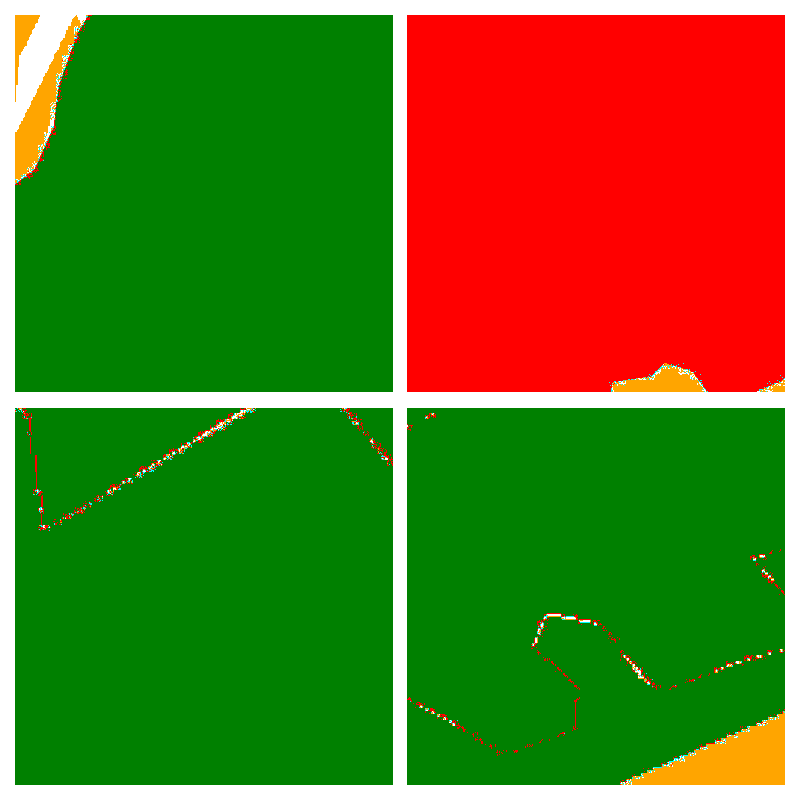
#> input picture logs/drsk_512x256_5class_20240118_1932/masks-2.png, 800 x 800 px, given as the content of the folder ../images/inpainting/, which was not available
$ python explore.py
#> lines starting #> are read from the running program, lines starting #| are printed output that depends on the picture; pictures that were not available may be replaced by others from this repository, and a replacement may not be noted
# %%
import os
from PIL import Image
import numpy as np

# Specify the directory containing the mask images
mask_dir = '../images/inpainting/'

# Get a list of all files in the directory
file_list = os.listdir(mask_dir)

# Iterate through the files
for filename in file_list:
    # Check if the file is a mask image (you might need to adjust the suffix)
    if filename.endswith('_mask.png'):
        # Construct the full path to the mask image
        mask_path = os.path.join(mask_dir, filename)

        try:
            # Load the mask image using PIL
            mask_image = Image.open(mask_path)

            # Convert the PIL image to a NumPy array
            mask_array = np.array(mask_image)

            # Find the unique class values in the mask array
            unique_classes = np.unique(mask_array)

            # Print the filename and the unique classes
            print(f"Unique classes in {filename}: {unique_classes}")

        except Exception as e:
            print(f"Error processing {filename}: {e}")
# %%
import os
import random
from PIL import Image
import numpy as np

# Specify the directory containing the mask images
mask_dir = '../../pathology-datasets/DRSK/full_dataset/dm-training-data'

# Get a list of all files in the directory
file_list = os.listdir(mask_dir)

# Filter for files ending with '.png'
mask_files = [f for f in file_list if f.endswith('_mask.png')]

# Check if there are any mask files
if not mask_files:
    print(f"No mask files found in: {mask_dir}")
else:
    # Select a random mask file
    random_mask_filename = random.choice(mask_files)

    # Construct the full path to the random mask image
    random_mask_path = os.path.join(mask_dir, random_mask_filename)

    try:
        # Load the mask image using PIL
        mask_image = Image.open(random_mask_path)

        # Convert the PIL image to a NumPy array
        mask_array = np.array(mask_image)

        # Find the unique class values in the mask array
        unique_classes = np.unique(mask_array)

        # Print the filename and the unique classes
        print(f"Unique classes in random mask '{random_mask_filename}': {unique_classes}")

    except Exception as e:
        print(f"Error processing {random_mask_filename}: {e}")
# %%
import os
import random
from PIL import Image
import numpy as np
import matplotlib.pyplot as plt

# --- Load the first mask ---
mask_dir1 = '../images/inpainting/'
file_list1 = os.listdir(mask_dir1)
mask_files1 = [f for f in file_list1 if f.endswith(('_mask.png', '.png'))] # Adjust suffix if needed
if mask_files1:
    mask_filename1 = random.choice(mask_files1)
    mask_path1 = os.path.join(mask_dir1, mask_filename1)
    try:
        mask1_pil = Image.open(mask_path1)
#> mask1_pil is the input picture: PIL image 800x800 RGBA; mean R, G, B, A 91, 114.9, 29.8, 255
        mask1 = np.array(mask1_pil)
        unique_classes1 = np.unique(mask1)
#> unique_classes1 = [0, 128, 165, 255]
        print(f"Unique classes in '{mask_filename1}': {unique_classes1}")
#| Unique classes in 'masks-2.png': [  0 128 165 255]
    except Exception as e:
        print(f"Error loading or processing '{mask_filename1}': {e}")
        mask1 = None
else:
    print(f"No suitable mask files found in: {mask_dir1}")
    mask1 = None

# --- Load the second mask ---
mask_dir2 = '../../pathology-datasets/DRSK/full_dataset/dm-training-data'
file_list2 = os.listdir(mask_dir2)
mask_files2 = [f for f in file_list2 if f.endswith('.png')]
if mask_files2:
    mask_filename2 = random.choice(mask_files2)
    mask_path2 = os.path.join(mask_dir2, mask_filename2)
    try:
        mask2_pil = Image.open(mask_path2)
        mask2 = np.array(mask2_pil)
        unique_classes2 = np.unique(mask2)
#> unique_classes2 = [0, 128, 165, 255]
        print(f"Unique classes in '{mask_filename2}': {unique_classes2}")
#| Unique classes in 'masks-2.png': [  0 128 165 255]
    except Exception as e:
        print(f"Error loading or processing '{mask_filename2}': {e}")
        mask2 = None
else:
    print(f"No mask files found in: {mask_dir2}")
    mask2 = None

# --- Analyze the differences ---
print("\n--- Analyzing Differences Between the Masks ---")

if mask1 is not None and mask2 is not None:
    # 1. Shape
    print(f"Shape of mask from '{mask_dir1}': {mask1.shape}")
#| Shape of mask from '../images/inpainting/': (800, 800, 4)
    print(f"Shape of mask from '{mask_dir2}': {mask2.shape}")
#| Shape of mask from '../../pathology-datasets/DRSK/full_dataset/dm-training-data': (800, 800, 4)
    if mask1.shape != mask2.shape:
        print("-> The masks have different shapes (dimensions).")
    else:
        print("-> The masks have the same shape.")

    # 2. Data Type
    print(f"Data type of mask from '{mask_dir1}': {mask1.dtype}")
#| Data type of mask from '../images/inpainting/': uint8
    print(f"Data type of mask from '{mask_dir2}': {mask2.dtype}")
#| Data type of mask from '../../pathology-datasets/DRSK/full_dataset/dm-training-data': uint8
    if mask1.dtype != mask2.dtype:
        print("-> The masks have different data types (e.g., uint8, int32).")
    else:
        print("-> The masks have the same data type.")

    # 3. Pixel Value Range and Distribution (beyond unique classes)
    print(f"Min/Max pixel value in mask from '{mask_dir1}': {mask1.min()}/{mask1.max()}")
#| Min/Max pixel value in mask from '../images/inpainting/': 0/255
    print(f"Min/Max pixel value in mask from '{mask_dir2}': {mask2.min()}/{mask2.max()}")
#| Min/Max pixel value in mask from '../../pathology-datasets/DRSK/full_dataset/dm-training-data': 0/255

    # Visualize pixel value distributions (histograms)
    plt.figure(figsize=(12, 4))
    plt.subplot(1, 2, 1)
    plt.hist(mask1.flatten(), bins=50, color='skyblue', edgecolor='black')
    plt.title(f'Pixel Value Distribution - {os.path.basename(mask_path1)}')
    plt.xlabel('Pixel Value')
    plt.ylabel('Frequency')

    plt.subplot(1, 2, 2)
    plt.hist(mask2.flatten(), bins=50, color='lightcoral', edgecolor='black')
    plt.title(f'Pixel Value Distribution - {os.path.basename(mask_path2)}')
    plt.xlabel('Pixel Value')
    plt.ylabel('Frequency')
    plt.tight_layout()
    plt.show()
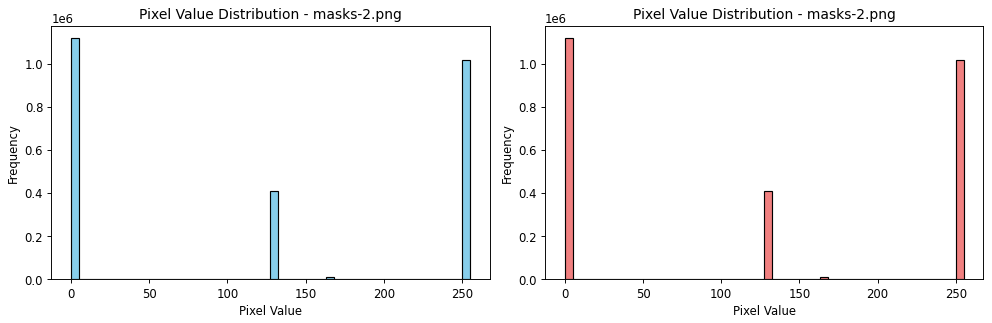
#> figure drawn by matplotlib, 2 panels; panel 1: tallest bar 1119534 high, from x = 0 to 5.1; panel 2: tallest bar 1119534 high, from x = 0 to 5.1

    # 4. Number of Channels (if applicable)
    if mask1.ndim == 3 and mask2.ndim == 3:
        print(f"Number of channels in mask from '{mask_dir1}': {mask1.shape[2]}")
#| Number of channels in mask from '../images/inpainting/': 4
        print(f"Number of channels in mask from '{mask_dir2}': {mask2.shape[2]}")
#| Number of channels in mask from '../../pathology-datasets/DRSK/full_dataset/dm-training-data': 4
        if mask1.shape[2] != mask2.shape[2]:
            print("-> The masks have a different number of channels.")
        else:
            print("-> The masks have the same number of channels.")
    elif mask1.ndim == 3 or mask2.ndim == 3:
        print("-> The masks have a different number of dimensions, one might be grayscale and the other color.")
    else:
        print("-> Both masks appear to be grayscale (2D).")

    # 5. Visual Inspection
    plt.figure(figsize=(10, 5))
    plt.subplot(1, 2, 1)
    plt.imshow(mask1)
    plt.title(os.path.basename(mask_path1))
    plt.colorbar()

    plt.subplot(1, 2, 2)
    plt.imshow(mask2)
    plt.title(os.path.basename(mask_path2))
    plt.colorbar()
    plt.tight_layout()
    plt.show()
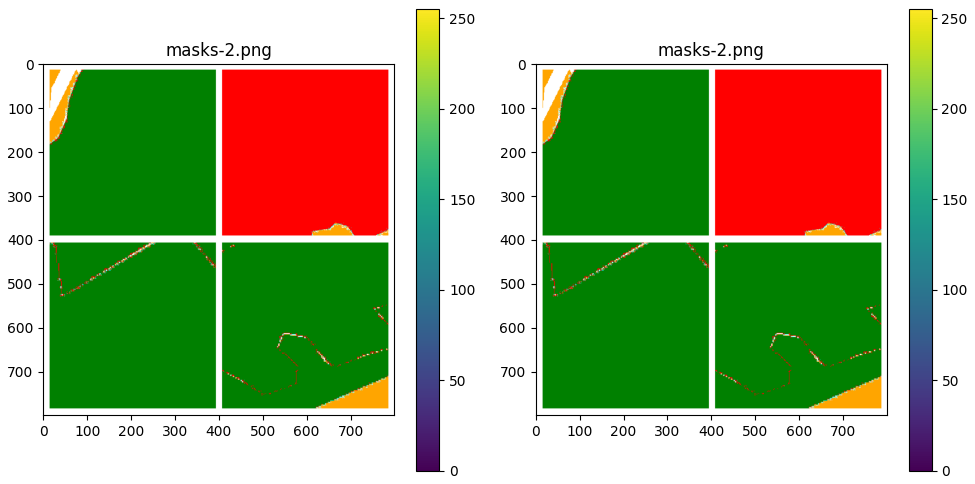
#> figure drawn by matplotlib, 4 panels

else:
    print("Could not load both masks for comparison.")
# %%
import os
import random
from PIL import Image
import numpy as np
import matplotlib.pyplot as plt

# --- Load the first image ---
image_dir1 = '../images/inpainting/'
file_list1 = os.listdir(image_dir1)
image_files1 = [f for f in file_list1 if f.endswith('_mask.png')]
if image_files1:
    image_filename1 = random.choice(image_files1)
    image_path1 = os.path.join(image_dir1, image_filename1)
    try:
        image1_pil = Image.open(image_path1)
        image1 = np.array(image1_pil)
        print(f"Loaded image from '{image_filename1}'")
    except Exception as e:
        print(f"Error loading or processing '{image_filename1}': {e}")
        image1 = None
else:
    print(f"No suitable image files found in: {image_dir1}")
    image1 = None

# --- Load the second image ---
# image_dir2 = '../../pathology-datasets/DRSK/full_dataset/dm-training-data'
image_dir2 = '../logs/model_full_05'
file_list2 = os.listdir(image_dir2)
image_files2 = [f for f in file_list2 if f.startswith('masks-')]
if image_files2:
    image_filename2 = random.choice(image_files2)
    image_path2 = os.path.join(image_dir2, image_filename2)
    try:
        image2_pil = Image.open(image_path2)
        image2 = np.array(image2_pil)
        print(f"Loaded image from '{image_filename2}'")
    except Exception as e:
        print(f"Error loading or processing '{image_filename2}': {e}")
        image2 = None
else:
    print(f"No suitable image files found in: {image_dir2}")
    image2 = None

# --- Analyze the differences ---
print("\n--- Analyzing Differences Between the Images ---")

if image1 is not None and image2 is not None:
    # 1. Shape
    print(f"Shape of image from '{image_dir1}': {image1.shape}")
    print(f"Shape of image from '{image_dir2}': {image2.shape}")
    if image1.shape != image2.shape:
        print("-> The images have different shapes (dimensions).")
    else:
        print("-> The images have the same shape.")

    # 2. Data Type
    print(f"Data type of image from '{image_dir1}': {image1.dtype}")
    print(f"Data type of image from '{image_dir2}': {image2.dtype}")
    if image1.dtype != image2.dtype:
        print("-> The images have different data types (e.g., uint8, float32).")
    else:
        print("-> The images have the same data type.")

    # 3. Pixel Value Range and Distribution
    print(f"Min/Max pixel value in image from '{image_dir1}': {image1.min()}/{image1.max()}")
    print(f"Min/Max pixel value in image from '{image_dir2}': {image2.min()}/{image2.max()}")

    # Visualize pixel value distributions (histograms) for each channel
    num_channels1 = image1.shape[2] if image1.ndim == 3 else 1
    num_channels2 = image2.shape[2] if image2.ndim == 3 else 1

    plt.figure(figsize=(14, 5))

    for i in range(num_channels1):
        plt.subplot(2, num_channels1, i + 1)
        if image1.ndim == 3:
            plt.hist(image1[:, :, i].flatten(), bins=50, color=f'C{i}', edgecolor='black', alpha=0.7)
        else:
            plt.hist(image1.flatten(), bins=50, color='skyblue', edgecolor='black', alpha=0.7)
        plt.title(f'{os.path.basename(image_path1)} - Channel {i+1 if image1.ndim == 3 else ""}')
        plt.xlabel('Pixel Value')
        plt.ylabel('Frequency')

    for i in range(num_channels2):
        plt.subplot(2, num_channels2, num_channels1 + i + 1)
        if image2.ndim == 3:
            plt.hist(image2[:, :, i].flatten(), bins=50, color=f'C{i}', edgecolor='black', alpha=0.7)
        else:
            plt.hist(image2.flatten(), bins=50, color='lightcoral', edgecolor='black', alpha=0.7)
        plt.title(f'{os.path.basename(image_path2)} - Channel {i+1 if image2.ndim == 3 else ""}')
        plt.xlabel('Pixel Value')
        plt.ylabel('Frequency')

    plt.tight_layout()
    plt.show()

    # 4. Number of Channels
    print(f"Number of dimensions for image from '{image_dir1}': {image1.ndim}")
    print(f"Number of dimensions for image from '{image_dir2}': {image2.ndim}")
    if image1.ndim == 3 and image2.ndim == 3:
        print(f"Number of channels in image from '{image_dir1}': {image1.shape[2]}")
        print(f"Number of channels in image from '{image_dir2}': {image2.shape[2]}")
        if image1.shape[2] != image2.shape[2]:
            print("-> The images have a different number of channels.")
        else:
            print("-> The images have the same number of channels.")
    elif image1.ndim != image2.ndim:
        print("-> The images have a different number of dimensions, one might be grayscale and the other color.")
    else:
        print("-> Both images appear to be grayscale (2D).")

    # 5. Visual Inspection
    plt.figure(figsize=(10, 5))
    plt.subplot(1, 2, 1)
    plt.imshow(image1)
    plt.title(os.path.basename(image_path1))

    plt.subplot(1, 2, 2)
    plt.imshow(image2)
    plt.title(os.path.basename(image_path2))
    plt.tight_layout()
    plt.show()

else:
    print("Could not load both images for comparison.")
# %%
from types import SimpleNamespace
import json
import yaml

def dict_to_namespace(d):
    json_str = json.dumps(d)
    return json.loads(json_str, object_hook=lambda d: SimpleNamespace(**d))

# Test YAML with different nesting levels
test_yaml = """
level1:
  level2:
    level3:
      level4:
        level5:
          value: "deep"
          array: [1,2,3]
          nested:
            even_deeper: true
simple: "top"
"""

def test_nesting():
    config = yaml.safe_load(test_yaml)
    ns = dict_to_namespace(config)

    # Test access at different levels
    print(ns.simple)  # top level
    print(ns.level1.level2.level3.level4.level5.value)  # deep nesting
    print(ns.level1.level2.level3.level4.level5.nested.even_deeper)  # deepest
    print(ns.level1.level2.level3.level4.level5.array)  # array access

if __name__ == "__main__":
    test_nesting()
# %%
import pandas as pd
import matplotlib.pyplot as plt
from shapely.wkt import loads
from shapely.geometry import MultiPolygon, Polygon

# [28 lines left out: function visualize_tissue_patch, not called in this run]

# Read CSV and visualize first patch
#> (the run stopped early here; a loop or call above may not have finished)

$ run again, on logs/drsk_512x256_5class_20240118_1932/masks-3.png
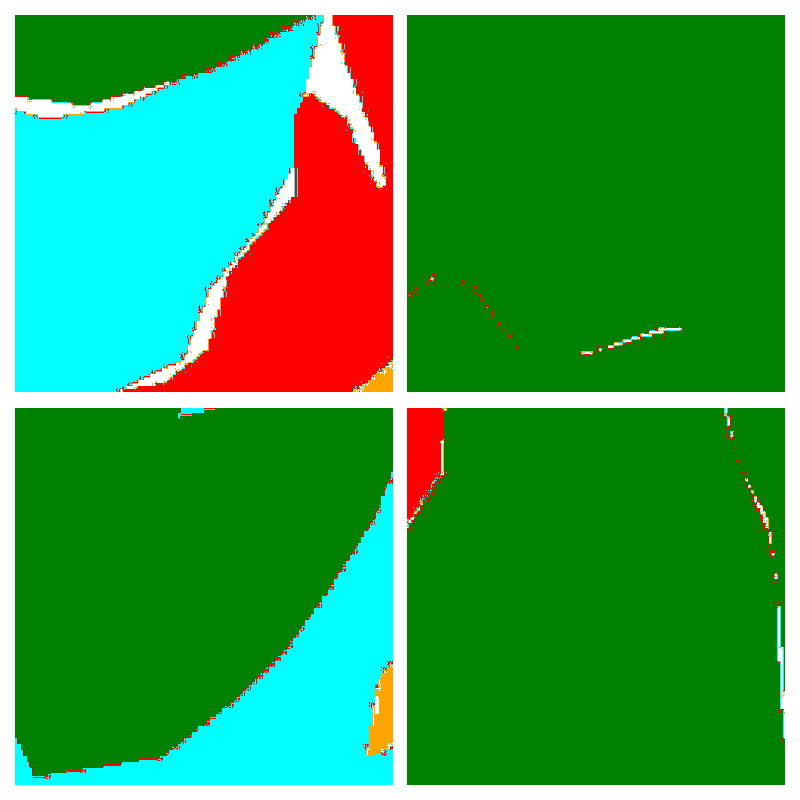
#> input picture logs/drsk_512x256_5class_20240118_1932/masks-3.png, 800 x 800 px, given as the content of the folder ../images/inpainting/, which was not available
#> mask1_pil is the input picture: PIL image 800x800 RGBA; mean R, G, B, A 52.2, 154.8, 73.2, 255
#> unique_classes1 = [0, 128, 165, 255]
#| Unique classes in 'masks-3.png': [  0 128 165 255]
#| Unique classes in 'masks-3.png': [  0 128 165 255]
#| Shape of mask from '../images/inpainting/': (800, 800, 4)
#| Shape of mask from '../../pathology-datasets/DRSK/full_dataset/dm-training-data': (800, 800, 4)
#| Data type of mask from '../images/inpainting/': uint8
#| Data type of mask from '../../pathology-datasets/DRSK/full_dataset/dm-training-data': uint8
#| Min/Max pixel value in mask from '../images/inpainting/': 0/255
#| Min/Max pixel value in mask from '../../pathology-datasets/DRSK/full_dataset/dm-training-data': 0/255
#> `plt.show()`:
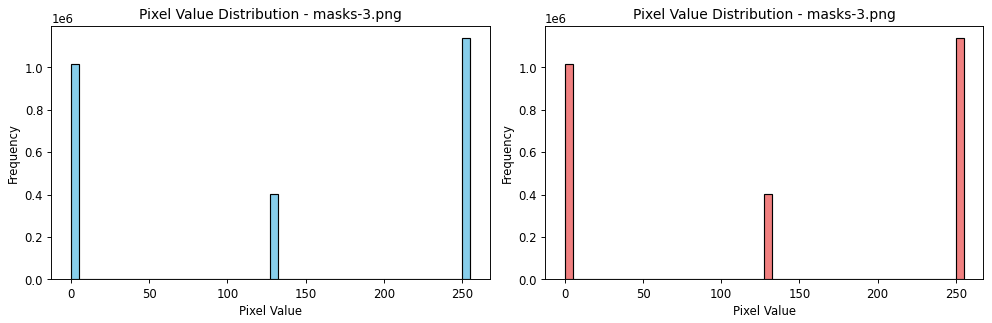
#> figure drawn by matplotlib, 2 panels; panel 1: tallest bar 1138658 high, from x = 249.9 to 255; panel 2: tallest bar 1138658 high, from x = 249.9 to 255
#| Number of channels in mask from '../images/inpainting/': 4
#| Number of channels in mask from '../../pathology-datasets/DRSK/full_dataset/dm-training-data': 4
#> `plt.show()`:
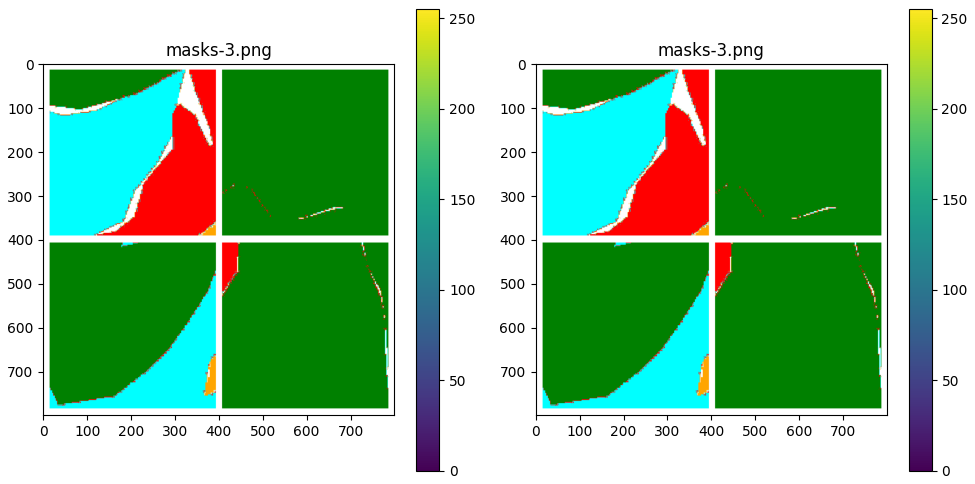
#> figure drawn by matplotlib, 4 panels
